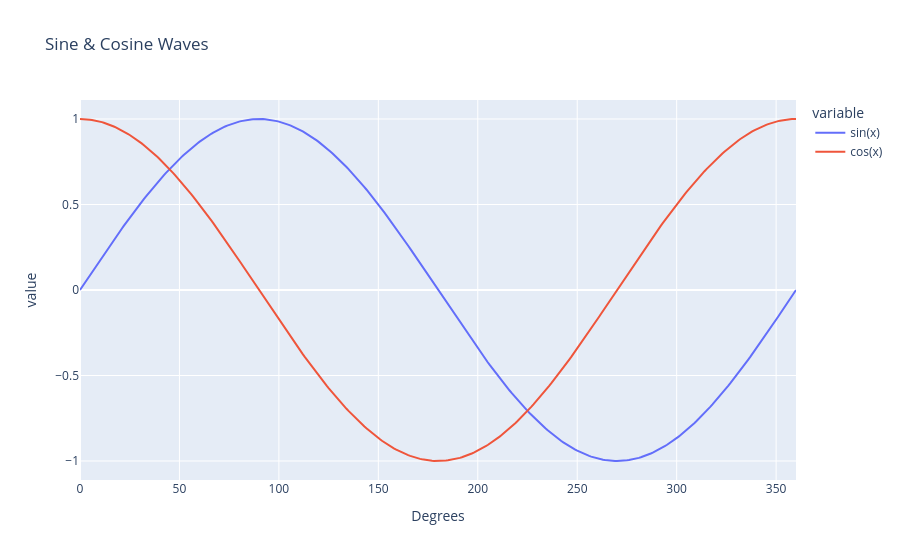

The cell this chart's notebook holds for it:
### Code cell
import plotly.express as px
import numpy as np
import pandas as pd

degrees = np.arange(0, 361)
radians = np.radians(degrees)
sinx = np.sin(radians)
cosx = np.cos(radians)

df = pd.DataFrame({
    "Degrees": degrees,
    "sin(x)": sinx,
    "cos(x)": cosx
})

fig = px.line(df, x="Degrees", y=["sin(x)", "cos(x)"], title="Sine & Cosine Waves")
fig.show()

### Figure 1 — Plotly figure (JSON) as saved in the notebook; plotly's stock layout.template omitted (floating-point values rounded to 4 significant figures; data arrays with more than 128 entries replaced by an {"elided": "..."} marker saying what was removed)
{"data": [{"hovertemplate": "variable=sin(x)<br>Degrees=%{x}<br>value=%{y}<extra></extra>", "legendgroup": "sin(x)", "line": {"color": "#636efa", "dash": "solid"}, "marker": {"symbol": "circle"}, "mode": "lines", "name": "sin(x)", "orientation": "v", "showlegend": true, "type": "scatter", "x": {"elided": "361 int values"}, "xaxis": "x", "y": {"elided": "361 float values"}, "yaxis": "y"}, {"hovertemplate": "variable=cos(x)<br>Degrees=%{x}<br>value=%{y}<extra></extra>", "legendgroup": "cos(x)", "line": {"color": "#EF553B", "dash": "solid"}, "marker": {"symbol": "circle"}, "mode": "lines", "name": "cos(x)", "orientation": "v", "showlegend": true, "type": "scatter", "x": {"elided": "361 int values"}, "xaxis": "x", "y": {"elided": "361 float values"}, "yaxis": "y"}], "layout": {"legend": {"title": {"text": "variable"}, "tracegroupgap": 0}, "title": {"text": "Sine & Cosine Waves"}, "xaxis": {"anchor": "y", "domain": [0, 1], "title": {"text": "Degrees"}}, "yaxis": {"anchor": "x", "domain": [0, 1], "title": {"text": "value"}}}}
